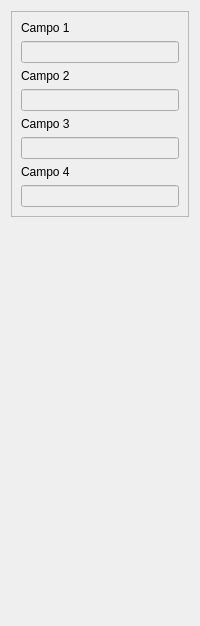
         <widget class="QWidget" name="tab_4">
          <attribute name="title">
           <string>Campos</string>
          </attribute>
          <layout class="QVBoxLayout" name="verticalLayout_15">
           <item>
            <widget class="QFrame" name="frame_7">
             <property name="frameShape">
              <enum>QFrame::StyledPanel</enum>
             </property>
             <property name="frameShadow">
              <enum>QFrame::Raised</enum>
             </property>
             <layout class="QVBoxLayout" name="verticalLayout_7">
              <item>
               <layout class="QVBoxLayout" name="verticalLayout_12">
                <item>
                 <widget class="QLabel" name="m_lblCampo1">
                  <property name="text">
                   <string>Campo 1</string>
                  </property>
                 </widget>
                </item>
                <item>
                 <widget class="QLineEdit" name="m_leCampo1">
                  <property name="enabled">
                   <bool>false</bool>
                  </property>
                  <property name="alignment">
                   <set>Qt::AlignCenter</set>
                  </property>
                 </widget>
                </item>
               </layout>
              </item>
              <item>
               <layout class="QVBoxLayout" name="verticalLayout_11">
                <item>
                 <widget class="QLabel" name="m_lblCampo2">
                  <property name="text">
                   <string>Campo 2</string>
                  </property>
                 </widget>
                </item>
                <item>
                 <widget class="QLineEdit" name="m_leCampo2">
                  <property name="enabled">
                   <bool>false</bool>
                  </property>
                  <property name="alignment">
                   <set>Qt::AlignCenter</set>
                  </property>
                 </widget>
                </item>
               </layout>
              </item>
              <item>
               <layout class="QVBoxLayout" name="verticalLayout_14">
                <item>
                 <widget class="QLabel" name="m_lblCampo3">
                  <property name="text">
                   <string>Campo 3</string>
                  </property>
                 </widget>
                </item>
                <item>
                 <widget class="QLineEdit" name="m_leCampo3">
                  <property name="enabled">
                   <bool>false</bool>
                  </property>
                  <property name="alignment">
                   <set>Qt::AlignCenter</set>
                  </property>
                 </widget>
                </item>
               </layout>
              </item>
              <item>
               <layout class="QVBoxLayout" name="verticalLayout_8">
                <item>
                 <widget class="QLabel" name="m_lblCampo4">
                  <property name="text">
                   <string>Campo 4</string>
                  </property>
                 </widget>
                </item>
                <item>
                 <widget class="QLineEdit" name="m_leCampo4">
                  <property name="enabled">
                   <bool>false</bool>
                  </property>
                  <property name="alignment">
                   <set>Qt::AlignCenter</set>
                  </property>
                 </widget>
                </item>
               </layout>
              </item>
             </layout>
            </widget>
           </item>
           <item>
            <spacer name="verticalSpacer">
             <property name="orientation">
              <enum>Qt::Vertical</enum>
             </property>
             <property name="sizeHint" stdset="0">
              <size>
               <width>20</width>
               <height>398</height>
              </size>
             </property>
            </spacer>
           </item>
          </layout>
         </widget>
